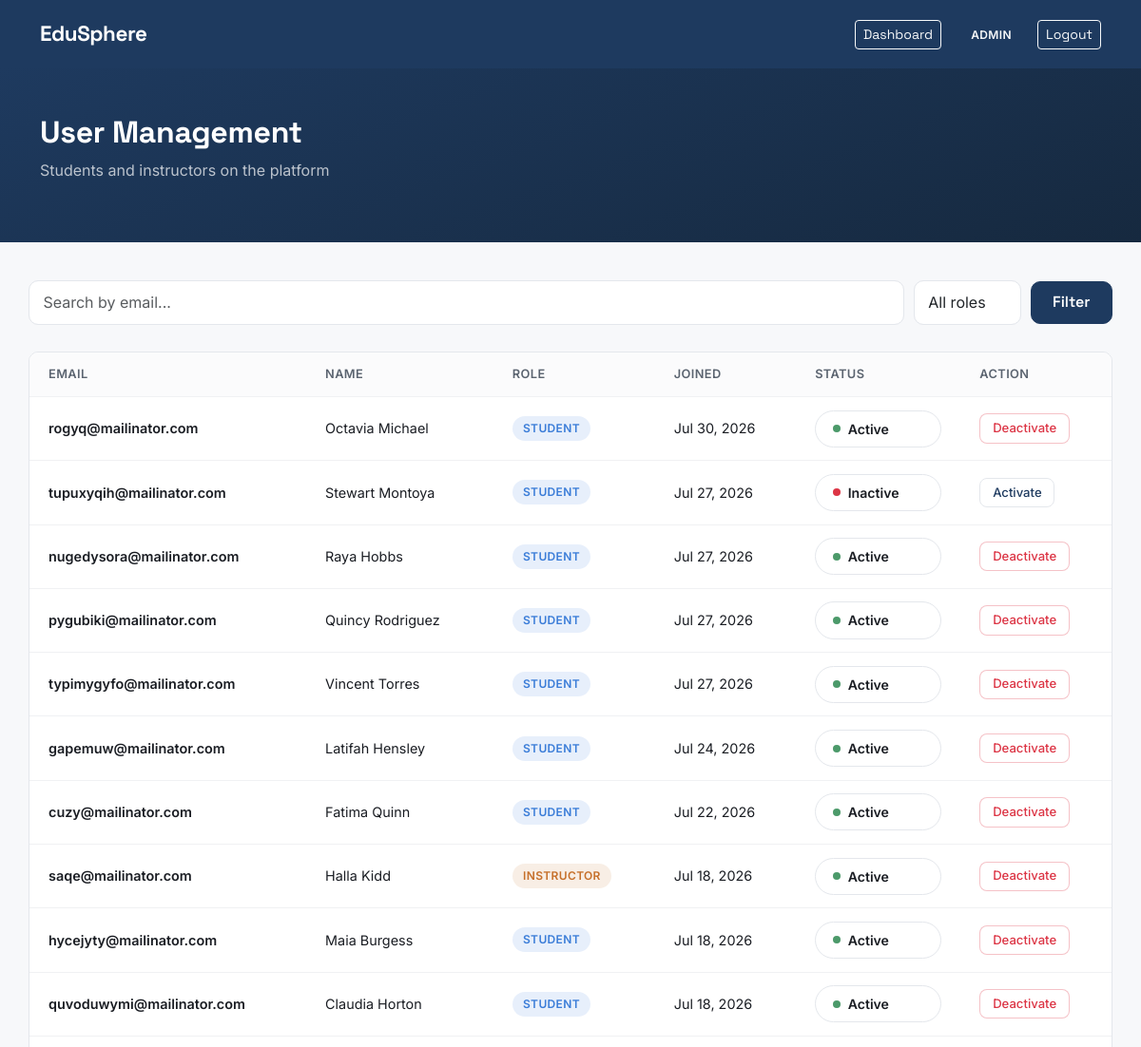
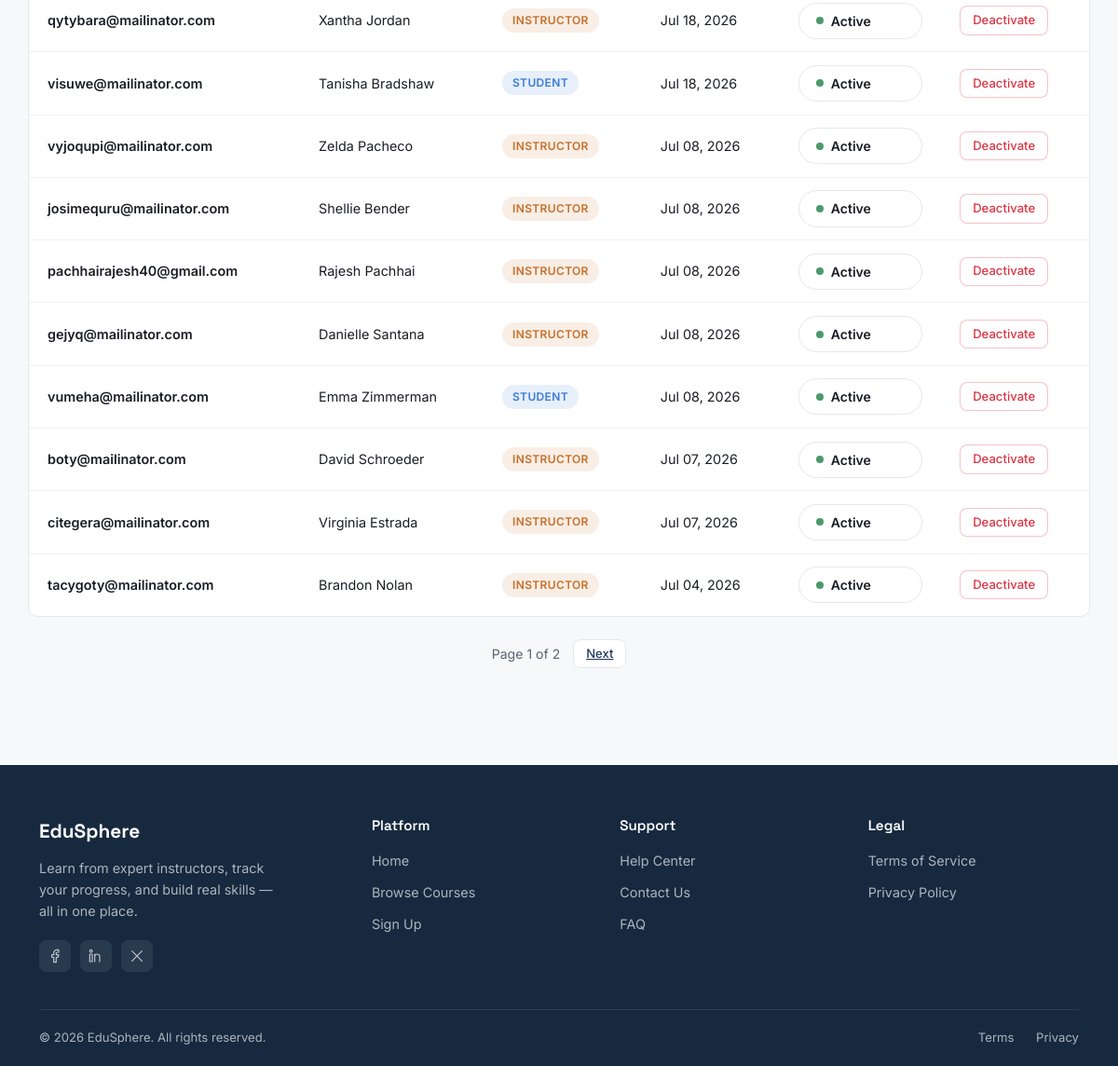
The app's page /dashboard/users/ (signed in) with its own data (2 pictures, top to bottom).
### accounts/models.py (models this page shows, shortened)
class CustomUser(AbstractUser):
    class Role(models.TextChoices):
        STUDENT = "student", "Student"
        INSTRUCTOR = "instructor", "Instructor"
        ADMIN = "admin", "Admin"
    username = None
    email = models.EmailField(unique=True)
    role = models.CharField(max_length=20, choices=Role.choices, default=Role.STUDENT)
    profile_picture = models.ImageField(upload_to="profile_pics/", blank=True, null=True)
    bio = models.TextField(blank=True)
    created_at = models.DateTimeField(auto_now_add=True)
    USERNAME_FIELD = "email"
    REQUIRED_FIELDS = []
    objects = CustomUserManager()

### dashboard/views.py (the view)
# urls.py: path('users/', views.UserManagementView.as_view(), name='user_management'),
class UserManagementView(AdminRequiredMixin, ListView):
    model = CustomUser
    template_name = 'dashboard/user_management.html'
    context_object_name = 'users'
    paginate_by = 20
    def get_queryset(self):
        queryset = CustomUser.objects.exclude(role='admin').order_by('-created_at')
        role = self.request.GET.get('role')
        if role in ('student', 'instructor'):
            queryset = queryset.filter(role=role)
        search = self.request.GET.get('q')
        if search:
            queryset = queryset.filter(email__icontains=search)
        return queryset
    def get_context_data(self, **kwargs):
        context = super().get_context_data(**kwargs)
        context['current_role'] = self.request.GET.get('role', '')
        context['current_search'] = self.request.GET.get('q', '')
        return context

### dashboard/mixins.py (called while the page is built)
    def test_func(self):
        return self.request.user.is_authenticated and self.request.user.role == 'admin'

### dashboard/templates/dashboard/user_management.html (shortened to what this page needs)
{% extends 'base.html' %}
{% block content %}
<div class="dashboard-hero">
    <div class="container">
        <h1>User Management</h1>
        <p>Students and instructors on the platform</p>
    </div>
</div>
<div class="container dashboard-container">
    <form method="get" class="oversight-filter-bar">
        <input
            type="text"
            name="q"
            value="{{ current_search }}"
            placeholder="Search by email..."
            class="form-control oversight-search-input"
        >
        <select name="role" class="form-control oversight-status-select">
            <option value="" {% if current_role == '' %}selected{% endif %}>All roles</option>
        </select>
        <button type="submit" class="btn btn-primary">Filter</button>
    </form>
    {% if users %}
    <div class="oversight-table-wrapper">
        <table class="oversight-table">
            <thead>
                <tr>
                    <th>Email</th>
                    <th>Name</th>
                    <th>Role</th>
                    <th>Joined</th>
                    <th>Status</th>
                    <th>Action</th>
                </tr>
            </thead>
            <tbody>
                {% for u in users %}
                <tr>
                    <td class="oversight-course-title">{{ u.email }}</td>
                    <td>{{ u.first_name }} {{ u.last_name }}</td>
                    <td><span class="role-badge {{ u.role }}">{{ u.role }}</span></td>
                    <td>{{ u.created_at|date:"M d, Y" }}</td>
                    <td>
                        {% if u.is_active %}
                            <span class="status-pill status-completed"><span class="status-dot"></span> Active</span>
                        {% else %}
                            <span class="status-pill status-failed"><span class="status-dot"></span> Inactive</span>
                        {% endif %}
                    </td>
                    <td>
                        <form method="post" action="{% url 'dashboard:toggle_user_active' u.pk %}">
                            {% if u.is_active %}
                            <button type="submit" class="btn-sm-outline btn-danger-outline">Deactivate</button>
                            {% else %}
                            <button type="submit" class="btn-sm-outline">Activate</button>
                            {% endif %}
                        </form>
                    </td>
                </tr>
                {% endfor %}
            </tbody>
        </table>
    </div>
    {% if is_paginated %}
    <div class="oversight-pagination">
        <span class="oversight-page-info">Page {{ page_obj.number }} of {{ page_obj.paginator.num_pages }}</span>
        {% if page_obj.has_next %}
        <a href="?page={{ page_obj.next_page_number }}{% if current_role %}&role={{ current_role }}{% endif %}{% if current_search %}&q={{ current_search }}{% endif %}" class="btn-sm-outline">Next</a>
        {% endif %}
    </div>
    {% endif %}
    {% else %}
    <div class="empty-state">
        <div class="icon">👤</div>
        <p>No users match your filters.</p>
    </div>
    {% endif %}
</div>
{% endblock %}

### templates/base.html (shortened to what this page needs)
{% load static %}
<!DOCTYPE html>
<html lang="en">
<head>
    <link href="https://cdn.jsdelivr.net/npm/bootstrap@5.3.3/dist/css/bootstrap.min.css" rel="stylesheet">
    <link href="{% static 'css/custom.css' %}" rel="stylesheet">
</head>
<body>
    <nav class="navbar navbar-expand-lg navbar-dark">
        <div class="container">
            <a class="navbar-brand" href="{% url 'home' %}">EduSphere</a>
            <div class="ms-auto d-flex align-items-center">
                {% if user.is_authenticated %}
                {% if user.role == 'student' %}
                <a href="{% url 'enrollments:my_courses' %}" class="btn btn-outline-light btn-sm me-3">My Courses</a>
                {% elif user.role == 'instructor' %}
                <a href="{% url 'courses:instructor_dashboard' %}" class="btn btn-outline-light btn-sm me-3">My
                    Courses</a>
                {% elif user.role == 'admin' %}
                <a href="{% url 'dashboard:overview' %}" class="btn btn-outline-light btn-sm me-3">Dashboard</a>
                {% endif %}
                <span class="text-light me-3">
                    <span class="role-badge {{ user.role }} ms-1">{{ user.role }}</span>
                </span>
                <a href="{% url 'accounts:logout' %}" class="btn btn-outline-light btn-sm">Logout</a>
                {% else %}
                <a href="{% url 'accounts:login' %}" class="btn btn-outline-light btn-sm me-2">Login</a>
                <a href="{% url 'accounts:register_choice' %}" class="btn btn-accent btn-sm">Sign Up</a>
                {% endif %}
            </div>
        </div>
    </nav>
    {% block content %}
    {% endblock %}
    <footer class="site-footer">
        <div class="container">
            <div class="footer-grid">
                <div>
                    <span class="footer-brand-name">EduSphere</span>
                    <p class="footer-brand-tagline">Learn from expert instructors, track your progress, and build real
                        skills — all in one place.</p>
                    <div class="footer-social-row">
                        <a href="https://www.facebook.com/share/1CqCPcXn59/?mibextid=wwXIfr" class="footer-social-icon"
                            aria-label="Facebook">
                        </a>
                        <a href="https://np.linkedin.com/in/rajesh-pachhai-6842a4362" class="footer-social-icon"
                            aria-label="LinkedIn">
                        </a>
                        <a href="#" class="footer-social-icon" aria-label="Twitter / X">
                            <svg width="16" height="16" viewBox="0 0 24 24" fill="none"
                                xmlns="http://www.w3.org/2000/svg">
                                <path d="M4 4L20 20M20 4L4 20" stroke="currentColor" stroke-width="1.8"
                                    stroke-linecap="round" />
                            </svg>
                        </a>
                    </div>
                </div>
                <div class="footer-col">
                    <h4>Platform</h4>
                    <ul class="footer-links">
                        <li><a href="{% url 'home' %}">Home</a></li>
                        <li><a href="{% url 'courses:course_list' %}">Browse Courses</a></li>
                        <li><a href="{% url 'accounts:register_choice' %}">Sign Up</a></li>
                    </ul>
                </div>
                <div class="footer-col">
                    <h4>Support</h4>
                    <ul class="footer-links">
                        <li><a href="#">Help Center</a></li>
                        <li><a href="#">Contact Us</a></li>
                        <li><a href="#">FAQ</a></li>
                    </ul>
                </div>
                <div class="footer-col">
                    <h4>Legal</h4>
                    <ul class="footer-links">
                        <li><a href="#">Terms of Service</a></li>
                        <li><a href="#">Privacy Policy</a></li>
                    </ul>
                </div>
            </div>
            <div class="footer-bottom">
                <span>&copy; {% now "Y" %} EduSphere. All rights reserved.</span>
                <div>
                    <a href="#">Terms</a>
                    <a href="#">Privacy</a>
                </div>
            </div>
        </div>
    </footer>
</body>
</html>

### records on screen
CustomUser: role "ADMIN"
CustomUser: email "rogyq@mailinator.com", first_name "Octavia", last_name "Michael", role "STUDENT", created_at "Jul 30, 2026", is_active True (drawn)
CustomUser: email "tupuxyqih@mailinator.com", first_name "Stewart", last_name "Montoya", role "STUDENT", created_at "Jul 27, 2026", is_active False (drawn)
CustomUser: email "nugedysora@mailinator.com", first_name "Raya", last_name "Hobbs", role "STUDENT", created_at "Jul 27, 2026", is_active True (drawn)
CustomUser: email "pygubiki@mailinator.com", first_name "Quincy", last_name "Rodriguez", role "STUDENT", created_at "Jul 27, 2026", is_active True (drawn)
CustomUser: email "typimygyfo@mailinator.com", first_name "Vincent", last_name "Torres", role "STUDENT", created_at "Jul 27, 2026", is_active True (drawn)
CustomUser: email "gapemuw@mailinator.com", first_name "Latifah", last_name "Hensley", role "STUDENT", created_at "Jul 24, 2026", is_active True (drawn)
CustomUser: email "cuzy@mailinator.com", first_name "Fatima", last_name "Quinn", role "STUDENT", created_at "Jul 22, 2026", is_active True (drawn)
CustomUser: email "saqe@mailinator.com", first_name "Halla", last_name "Kidd", role "INSTRUCTOR", created_at "Jul 18, 2026", is_active True (drawn)
CustomUser: email "hycejyty@mailinator.com", first_name "Maia", last_name "Burgess", role "STUDENT", created_at "Jul 18, 2026", is_active True (drawn)
CustomUser: email "quvoduwymi@mailinator.com", first_name "Claudia", last_name "Horton", role "STUDENT", created_at "Jul 18, 2026", is_active True (drawn)
CustomUser: email "qytybara@mailinator.com", first_name "Xantha", last_name "Jordan", role "INSTRUCTOR", created_at "Jul 18, 2026", is_active True (drawn)
CustomUser: email "visuwe@mailinator.com", first_name "Tanisha", last_name "Bradshaw", role "STUDENT", created_at "Jul 18, 2026", is_active True (drawn)
CustomUser: email "vyjoqupi@mailinator.com", first_name "Zelda", last_name "Pacheco", role "INSTRUCTOR", created_at "Jul 08, 2026", is_active True (drawn)
CustomUser: email "josimequru@mailinator.com", first_name "Shellie", last_name "Bender", role "INSTRUCTOR", created_at "Jul 08, 2026", is_active True (drawn)
CustomUser: email "pachhairajesh40@gmail.com", first_name "Rajesh", last_name "Pachhai", role "INSTRUCTOR", created_at "Jul 08, 2026", is_active True (drawn)
CustomUser: email "gejyq@mailinator.com", first_name "Danielle", last_name "Santana", role "INSTRUCTOR", created_at "Jul 08, 2026", is_active True (drawn)
CustomUser: email "vumeha@mailinator.com", first_name "Emma", last_name "Zimmerman", role "STUDENT", created_at "Jul 08, 2026", is_active True (drawn)
CustomUser: email "boty@mailinator.com", first_name "David", last_name "Schroeder", role "INSTRUCTOR", created_at "Jul 07, 2026", is_active True (drawn)
CustomUser: email "citegera@mailinator.com", first_name "Virginia", last_name "Estrada", role "INSTRUCTOR", created_at "Jul 07, 2026", is_active True (drawn)
CustomUser: email "tacygoty@mailinator.com", first_name "Brandon", last_name "Nolan", role "INSTRUCTOR", created_at "Jul 04, 2026", is_active True (drawn)

### other values on screen
{{ page_obj.number }} "1"
{{ page_obj.paginator.num_pages }} "2"
